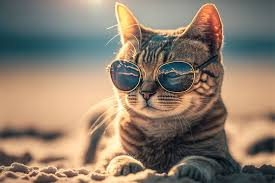
#> input picture New folder/sunglass_cat.jpeg, 275 x 183 px
$ python image_rotation.py
#> lines starting #> are read from the running program, lines starting #| are printed output that depends on the picture
import cv2 as cv
import numpy as np
from typing import *

# relative path: "asset/sunglass_cat.jpg"
# strength: other people can use our program given that the file structures are the same
# -> because relative path gives the location of the file based on the current program,
# it doesn't depend on the machine itself
# weakness: you need to know the exact file structures

def load_image(file_path):
    """
    Return the numerical information of the image as a list
    """
#> called with file_path = 'New folder/sunglass_cat.jpeg'
    image = cv.imread(file_path)
#> image is the input picture: shape (183, 275, 3); mean B, G, R 109.8, 126.7, 142.2
    return image

# [41 lines left out: functions alter_red, alter_blue, alter_green, not called in this run]


def save_image(to_path, image):
    """
    save image to <to_path>
    """
    cv.imwrite(to_path, image)

# [14 lines left out: function clock_wise_rotation, not called in this run]

def ccwr(image):
    """
    Rotate the given <image> 90 degerees counterclockwise
    Return the rotated image

    """
    n_row = image.shape[0]
#> n_row = 183
    n_col = image.shape[1]
#> n_col = 275
    result = np . zeros((n_col , n_row , 3))
    for i in range (n_row):
        for j in range (n_col):
            result[n_col - j - 1, i, :] = image[i, j , :]
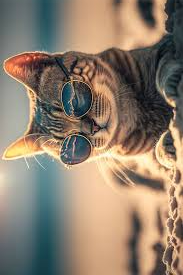
#> result: shape (275, 183, 3) float64; mean B, G, R 109.8, 126.7, 142.2
    return result.astype(np.uint8)

if __name__ == "__main__":
    image = load_image("New folder/sunglass_cat.jpeg")
    new_image = ccwr(image)
    save_image("New folder/altered_image_rotated_ccw.jpeg", new_image)
